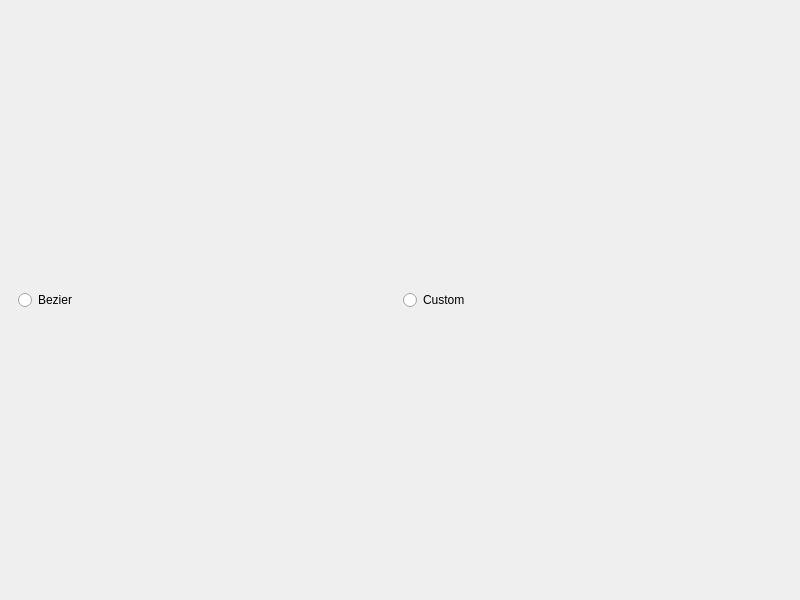
<?xml version="1.0" encoding="UTF-8"?>
<ui version="4.0">
 <class>MainWindow</class>
 <widget class="QMainWindow" name="MainWindow">
  <property name="geometry">
   <rect>
    <x>0</x>
    <y>0</y>
    <width>800</width>
    <height>600</height>
   </rect>
  </property>
  <property name="windowTitle">
   <string>FIT9201SUMBATYANTS_Knot</string>
  </property>
  <widget class="QWidget" name="centralwidget">
   <layout class="QVBoxLayout" name="verticalLayout">
    <item>
     <widget class="QWidget" name="controlWidget" native="true">
      <property name="sizePolicy">
       <sizepolicy hsizetype="Minimum" vsizetype="Maximum">
        <horstretch>0</horstretch>
        <verstretch>0</verstretch>
       </sizepolicy>
      </property>
      <layout class="QHBoxLayout" name="horizontalLayout">
       <item>
        <widget class="QRadioButton" name="defaultButton">
         <property name="text">
          <string>Bezier</string>
         </property>
        </widget>
       </item>
       <item>
        <widget class="QRadioButton" name="customButton">
         <property name="text">
          <string>Custom</string>
         </property>
        </widget>
       </item>
      </layout>
     </widget>
    </item>
   </layout>
  </widget>
 </widget>
 <resources/>
 <connections/>
</ui>
